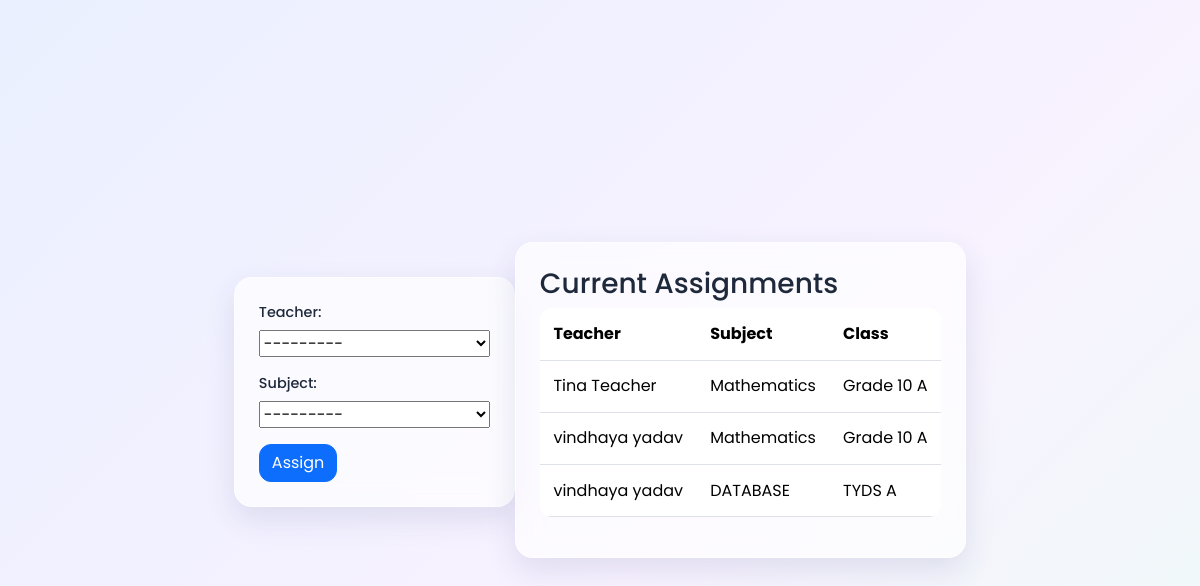
The page /admin-panel/assign-teachers/ on the database its author committed.
### accounts/models.py (models this page shows, shortened)
class TeacherSubjectAssignment(models.Model):
    teacher = models.ForeignKey(TeacherProfile, on_delete=models.CASCADE, related_name="assignments")
    subject = models.ForeignKey(Subject, on_delete=models.CASCADE, related_name="teacher_assignments")
    class Meta:
        unique_together = ("teacher", "subject")

class TeacherProfile(models.Model):
    user = models.OneToOneField(settings.AUTH_USER_MODEL, on_delete=models.CASCADE)
    employee_id = models.CharField(max_length=30, unique=True)
    def __str__(self):
        return f"{self.user.get_full_name() or self.user.username}"

class CustomUser(AbstractUser):
    def __str__(self):
        return f"{self.username}"

class Subject(models.Model):
    name = models.CharField(max_length=100)
    code = models.CharField(max_length=20, unique=True)
    academic_class = models.ForeignKey(AcademicClass, on_delete=models.CASCADE, related_name="subjects")
    class Meta:
        unique_together = ("name", "academic_class")
        ordering = ["academic_class__name", "name"]
    def __str__(self):
        return f"{self.name} ({self.academic_class})"

class AcademicClass(models.Model):
    name = models.CharField(max_length=100, unique=True)
    section = models.CharField(max_length=10, blank=True)
    class Meta:
        ordering = ["name", "section"]
        verbose_name_plural = "Academic classes"
    def __str__(self):
        return f"{self.name} {self.section}".strip()

### admin_panel/views.py (the view)
# urls.py: path("assign-teachers/", assign_teachers, name="assign_teachers"),
def assign_teachers(request):
    form = TeacherAssignmentForm(request.POST or None)
    if request.method == "POST" and form.is_valid():
        form.save()
        messages.success(request, "Teacher assigned to subject.")
        return redirect("admin_panel:assign_teachers")
    assignments = TeacherSubjectAssignment.objects.select_related("teacher__user", "subject__academic_class")
    return render(request, "admin_panel/assign_teachers.html", {"form": form, "assignments": assignments})

### admin_panel/forms.py
class TeacherAssignmentForm(forms.ModelForm):
    class Meta:
        model = TeacherSubjectAssignment
        fields = ("teacher", "subject")

### templates/admin_panel/assign_teachers.html (shortened to what this page needs)
{% extends 'base.html' %}
{% block content %}
<section class="glass-card p-4 mb-3" data-aos="fade-up">
    <form method="post" class="grid-form">
        {{ form.as_p }}
        <button type="submit" class="btn btn-primary">Assign</button>
    </form>
</section>
<section class="glass-card p-4" data-aos="fade-up">
    <h3>Current Assignments</h3>
    <div class="table-responsive"><table class="table table-hover align-middle">
        <tr><th>Teacher</th><th>Subject</th><th>Class</th></tr>
        {% for assignment in assignments %}
            <tr>
                <td>{{ assignment.teacher.user.get_full_name|default:assignment.teacher.user.username }}</td>
                <td>{{ assignment.subject.name }}</td>
                <td>{{ assignment.subject.academic_class }}</td>
            </tr>
        {% empty %}
            <tr><td colspan="3">No assignments available.</td></tr>
        {% endfor %}
    </table></div>
</section>
{% endblock %}

### static/css/style.css (style rules this page uses)
:root { --primary: #5b6cff; --secondary: #8b5cf6; --bg: #f1f4ff; --text: #1e293b; }
* { font-family: "Poppins", sans-serif; }
body { margin: 0; color: var(--text); background: linear-gradient(135deg, #eaf0ff 0%, #f8f2ff 60%, #eefaf7 100%); min-height: 100vh; }
.glass-card { background: rgba(255, 255, 255, 0.65); backdrop-filter: blur(12px); border: 1px solid rgba(255, 255, 255, 0.6); border-radius: 18px; box-shadow: 0 12px 30px rgba(47, 58, 120, 0.12); }
.grid-form p { display: flex; flex-direction: column; gap: 6px; }
.grid-form label { font-size: 0.9rem; font-weight: 500; }
.btn { border-radius: 12px; transition: all 0.25s ease; }
.table { border-radius: 12px; overflow: hidden; }
.table > :not(caption) > * > * { padding: 0.85rem; }
.table-hover tbody tr { transition: all 0.2s ease; }

### rows shown on the page
TeacherSubjectAssignment: teacher.user.get_full_name "Tina Teacher", subject.name "Mathematics", subject.academic_class "Grade 10 A"
TeacherSubjectAssignment: teacher.user.get_full_name "vindhaya yadav", subject.name "Mathematics", subject.academic_class "Grade 10 A"
TeacherSubjectAssignment: teacher.user.get_full_name "vindhaya yadav", subject.name "DATABASE", subject.academic_class "TYDS A"
